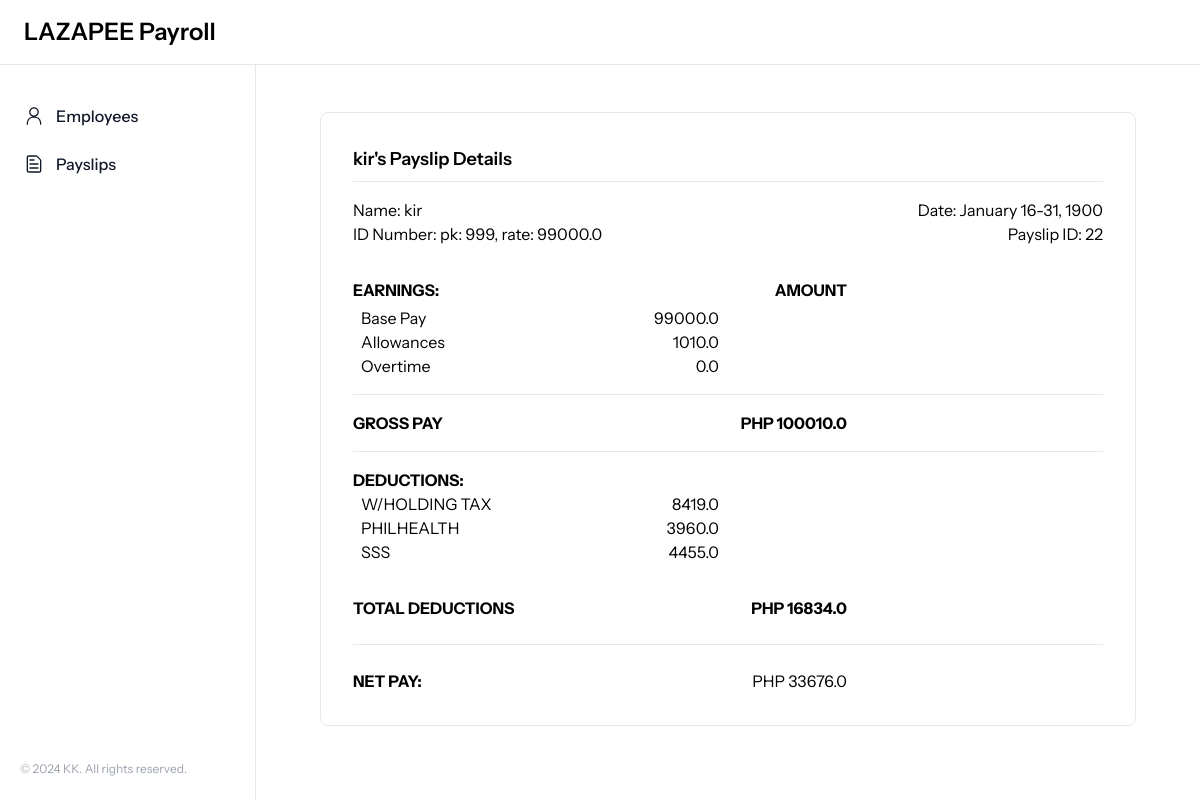
Page /view_payslip/22/ on the committed database.
### payroll_app/models.py (models this page shows, shortened)
class Payslip(models.Model):
    id_number = models.ForeignKey(Employee, on_delete=models.CASCADE, related_name='payslips')
    month = models.CharField(max_length=10)
    date_range = models.CharField(max_length=20)
    year = models.CharField(max_length=4)
    pay_cycle = models.IntegerField()
    rate = models.FloatField()
    earnings_allowance = models.FloatField()
    deductions_tax = models.FloatField()
    deductions_health = models.FloatField()
    pag_ibig = models.FloatField(default=100)
    sss = models.FloatField()
    overtime = models.FloatField()
    total_pay = models.FloatField()

class Employee(models.Model):
    name = models.CharField(max_length=255)
    id_number = models.CharField(max_length=20, unique=True)
    rate = models.FloatField()
    overtime_pay = models.FloatField(null=True, blank=True)
    allowance = models.FloatField(null=True, blank=True)
    def __str__(self):
        return f"pk: {self.id_number}, rate: {self.rate}"

### payroll_app/views.py (the view)
# urls.py: path('view_payslip/<int:payslip_id>/', views.view_payslip, name='view_payslip'),
def view_payslip(request, payslip_id):
    payslip = get_object_or_404(Payslip, id=payslip_id)
    gross_pay = payslip.rate + payslip.earnings_allowance + payslip.overtime
    if payslip.pay_cycle == '1':
        total_deductions = payslip.deductions_tax + payslip.pag_ibig
    else:
        total_deductions = payslip.deductions_tax + payslip.deductions_health + payslip.sss
    context = {
        'payslip': payslip,
        'gross_pay': gross_pay,
        'total_deductions': total_deductions,
    }
    return render(request, 'payroll_app/view_payslip.html', context)

### payroll_app/templates/payroll_app/view_payslip.html
{% extends 'payroll_app/base.html' %}
{% load static %}
{% block content %}
<div class="rounded-lg border border-gray-200 p-8">
    <span class="text-lg font-semibold">{{ payslip.id_number.name }}'s Payslip Details</span>
    <hr class="mt-2" />
    <div class="flex flex-row justify-between mt-4">
        <div>
            <p>Name: {{ payslip.id_number.name }}</p>
        </div>
        <div>
            <p>Date: {{ payslip.month|title }} {{ payslip.date_range }}, {{ payslip.year }}</p>
        </div>
    </div>
    <div class="flex flex-row justify-between mb-8">
        <div>
            <p>ID Number: {{ payslip.id_number }}</p>
        </div>
        <div>
            <p>Payslip ID: {{ payslip.id }}</p>
        </div>
    </div>
    <div class="flex flex-row justify-between font-bold mb-1">
        <div>
            <h2>EARNINGS:</h2>
        </div>
        <div class="mr-64">
            <h2>AMOUNT</h2>
        </div>
    </div>
    <div class="flex flex-row justify-between">
        <div>
            <h3 class="ml-2">Base Pay</h3>
        </div>
        <div class="mr-96">
            <p>{{ payslip.rate }}</p>
        </div>
    </div>
    <div class="flex flex-row justify-between">
        <div>
            <h3 class="ml-2">Allowances</h3>
        </div>
        <div class="mr-96">
            <p>{{ payslip.earnings_allowance }}</p>
        </div>
    </div>
    <div class="flex flex-row justify-between">
        <div>
            <h3 class="ml-2">Overtime</h3>
        </div>
        <div class="mr-96">
            <p>{{ payslip.overtime }}</p>
        </div>
    </div>
    <hr class="my-4" />
    <div class="flex flex-row justify-between font-bold">
        <div>
            <h2>GROSS PAY</h2>
        </div>
        <div class="mr-64">
            <h2>PHP {{ gross_pay }}</h2>
        </div>
    </div>
    <hr class="my-4" />
    <div class="flex flex-row justify-between font-bold">
        <div>
            <h2>DEDUCTIONS:</h2>
        </div>
    </div>
    <div class="flex flex-row justify-between">
        <div>
            <h3 class="ml-2 uppercase">W/holding Tax</h3>
        </div>
        <div class="mr-96">
            <p>{{ payslip.deductions_tax }}</p>
        </div>
    </div>
    {% if payslip.pay_cycle == '1' %}
    <div class="flex flex-row justify-between">
        <div>
            <h3 class="ml-2 uppercase">Pag-ibig</h3>
        </div>
        <div class="mr-96">
            <p>{{ payslip.pag_ibig }}</p>
        </div>
    </div>
    {% else %}
    <div class="flex flex-row justify-between">
        <div>
            <h3 class="ml-2 uppercase">Philhealth</h3>
        </div>
        <div class="mr-96">
            <p>{{ payslip.deductions_health }}</p>
        </div>
    </div>
    <div class="flex flex-row justify-between mb-8">
        <div>
            <h3 class="ml-2">SSS</h3>
        </div>
        <div class="mr-96">
            <p>{{ payslip.sss }}</p>
        </div>
    </div>
    {% endif %}
    <div class="flex flex-row justify-between font-bold">
        <div>
            <h2>TOTAL DEDUCTIONS</h2>
        </div>
        <div>
            <h2 class="mr-64">PHP {{ total_deductions }}</h2>
        </div>
    </div>
    <hr class="my-6" />
    <div class="flex flex-row justify-between">
        <div>
            <h2 class="font-bold">NET PAY:</h2>
        </div>
        <div>
            <p class="mr-64">PHP {{ payslip.total_pay }}</p>
        </div>
    </div>
</div>
{% endblock %}

### payroll_app/templates/payroll_app/base.html (style rules this page uses)
body { font-family: "Instrument Sans", sans serif; }

### rows in the picture
Payslip: id_number.name "kir", month "January", date_range "16-31", year "1900", id_number "pk: 999, rate: 99000.0", id "22", rate "99000.0", earnings_allowance "1010.0", overtime "0.0", deductions_tax "8419.0", deductions_health "3960.0", sss "4455.0", total_pay "33676.0"

### other values in the picture
{{ gross_pay }} "100010.0"
{{ total_deductions }} "16834.0"
